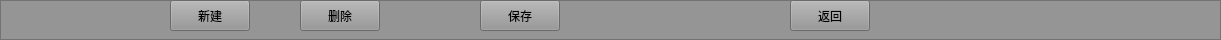
    <widget class="QFrame" name="frame_7">
     <property name="geometry">
      <rect>
       <x>0</x>
       <y>538</y>
       <width>1221</width>
       <height>40</height>
      </rect>
     </property>
     <property name="styleSheet">
      <string notr="true">background-color: rgb(149, 149, 149);</string>
     </property>
     <property name="frameShape">
      <enum>QFrame::StyledPanel</enum>
     </property>
     <property name="frameShadow">
      <enum>QFrame::Raised</enum>
     </property>
     <widget class="QPushButton" name="pushButton_2">
      <property name="geometry">
       <rect>
        <x>170</x>
        <y>0</y>
        <width>80</width>
        <height>31</height>
       </rect>
      </property>
      <property name="text">
       <string>新建</string>
      </property>
     </widget>
     <widget class="QPushButton" name="pushButton_3">
      <property name="geometry">
       <rect>
        <x>300</x>
        <y>0</y>
        <width>80</width>
        <height>31</height>
       </rect>
      </property>
      <property name="text">
       <string>删除</string>
      </property>
     </widget>
     <widget class="QPushButton" name="pushButton_4">
      <property name="geometry">
       <rect>
        <x>480</x>
        <y>0</y>
        <width>80</width>
        <height>31</height>
       </rect>
      </property>
      <property name="text">
       <string>保存</string>
      </property>
     </widget>
     <widget class="QPushButton" name="pushButton_5">
      <property name="geometry">
       <rect>
        <x>790</x>
        <y>0</y>
        <width>80</width>
        <height>31</height>
       </rect>
      </property>
      <property name="text">
       <string>返回</string>
      </property>
     </widget>
    </widget>
